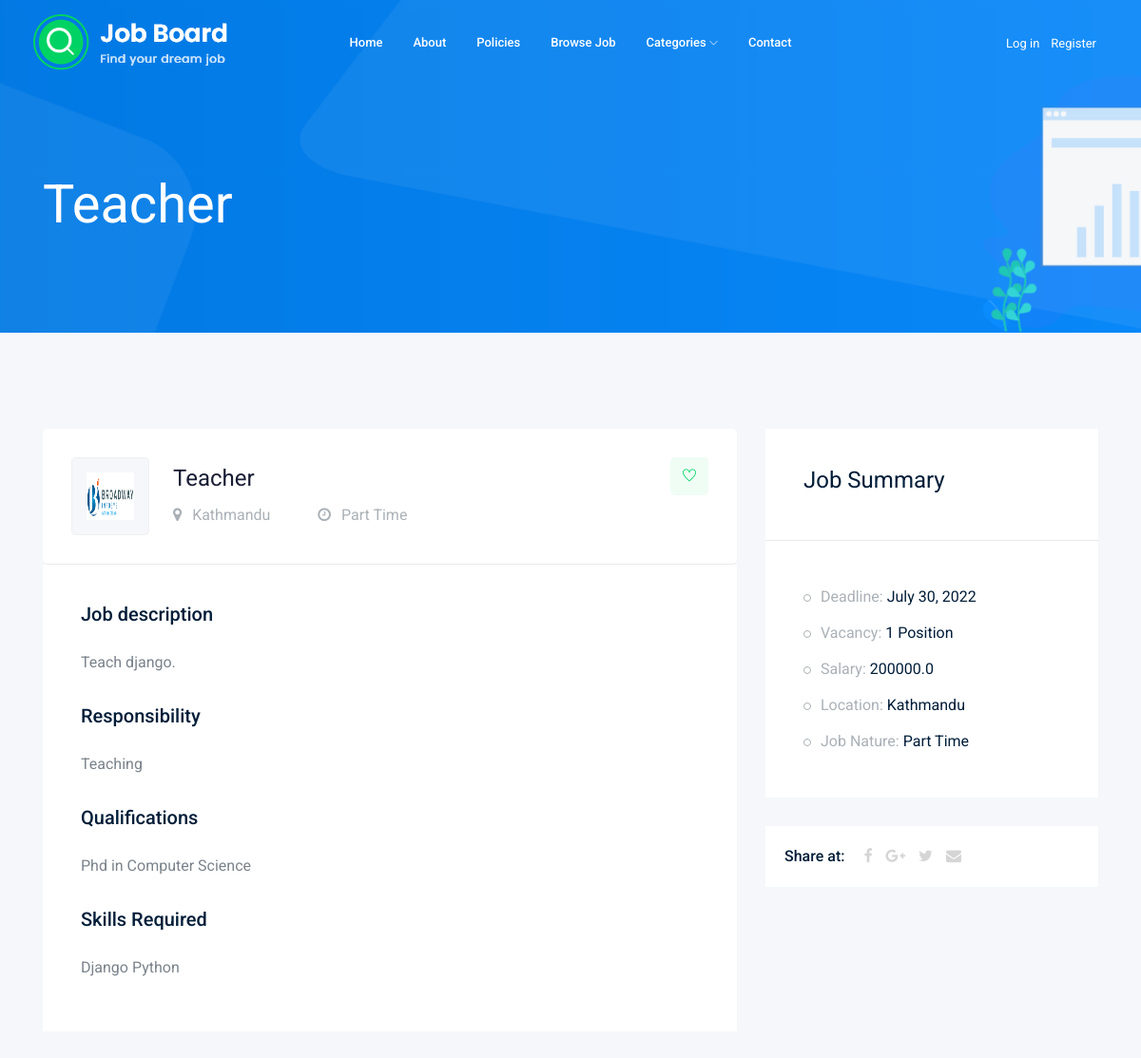
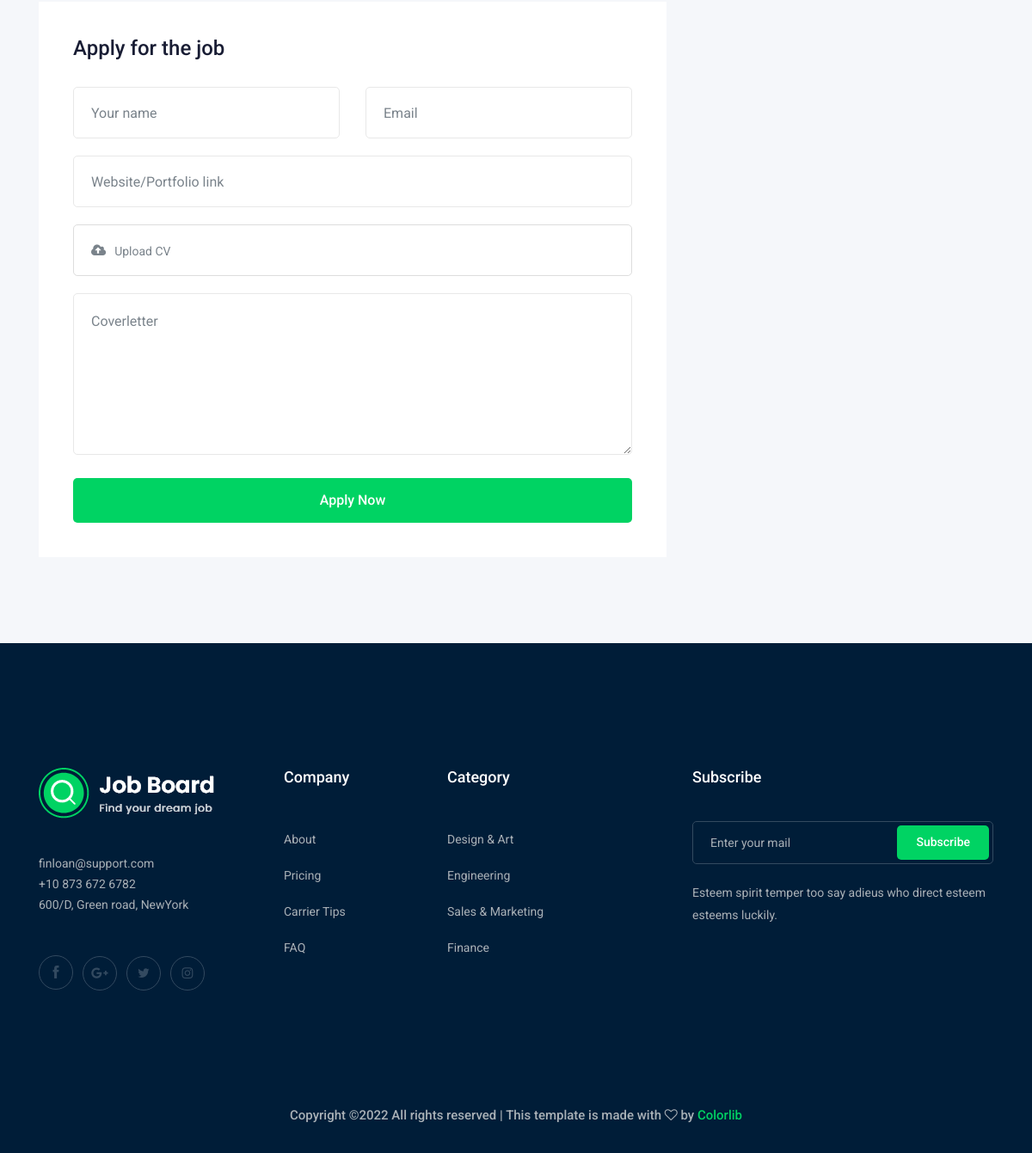
/jobs/single/1, run on the app's committed database (2 pictures, top to bottom).
### jobs/models.py (models this page shows, shortened)
class Job(models.Model):
    title = models.CharField(max_length=255)
    type = models.CharField(max_length=255,
                            choices=[('Full Time', 'Full Time'),
                                     ('Part Time', 'Part Time')])
    category = models.ForeignKey(Category, on_delete=models.CASCADE)
    level = models.CharField(max_length=255)
    description = models.TextField()
    requirement = models.TextField()
    experience = models.TextField()
    skills = models.TextField()
    responsibilities = models.TextField()
    no_of_vacancy = models.IntegerField()
    salary = models.FloatField()
    deadline = models.DateField()
    organization = models.ForeignKey(Organization, on_delete=models.CASCADE)
    status = models.BooleanField(default=True)

### organizations/models.py (models this page shows, shortened)
class Organization(models.Model):
    name = models.CharField(max_length=255)
    estd = models.DateField()
    category = models.ForeignKey(Category, on_delete=models.CASCADE)
    address = models.CharField(max_length=255)
    email = models.CharField(max_length=255)
    phone = models.CharField(max_length=255)
    details = models.TextField()
    status = models.BooleanField(default=True)
    logo = models.ImageField(upload_to='organizations')

### jobs/views.py (the view)
# urls.py: path('single/<id>', views.show_single_job, name='single_job'),
def show_single_job(request, id):
    job = Job.objects.get(id=id)
    return render(request, 'job_details.html', {'job': job})

### organizations/context_processors.py (called while the page is built)
def get_categories(request):
    categories = Category.objects.all()
    return {'categories': categories}

### templates/job_details.html (shortened to what this page needs)
{% extends 'base.html' %}
{% block content %}
<div class="bradcam_area bradcam_bg_1">
    <div class="container">
        <div class="row">
            <div class="col-xl-12">
                <div class="bradcam_text">
                    <h3>{{ job.title }}</h3>
                </div>
            </div>
        </div>
    </div>
</div>
<div class="job_details_area">
    <div class="container">
        <div class="row">
            <div class="col-lg-8">
                <div class="job_details_header">
                    <div class="single_jobs white-bg d-flex justify-content-between">
                        <div class="jobs_left d-flex align-items-center">
                            <div class="thumb">
                                <img src="/media/{{ job.organization.logo }}" alt=""
                                     style="height: 100%; width: 100%;">
                            </div>
                            <div class="jobs_conetent">
                                <a href="#"><h4>{{ job.title }}</h4></a>
                                <div class="links_locat d-flex align-items-center">
                                    <div class="location">
                                        <p><i class="fa fa-map-marker"></i> {{ job.organization.address }}</p>
                                    </div>
                                    <div class="location">
                                        <p><i class="fa fa-clock-o"></i> {{ job.type }}</p>
                                    </div>
                                </div>
                            </div>
                        </div>
                        <div class="jobs_right">
                            <div class="apply_now">
                                <a class="heart_mark" href="#"> <i class="ti-heart"></i> </a>
                            </div>
                        </div>
                    </div>
                </div>
                <div class="descript_wrap white-bg">
                    <div class="single_wrap">
                        <h4>Job description</h4>
                        <p>{{ job.description }}</p>
                    </div>
                    <div class="single_wrap">
                        <h4>Responsibility</h4>
                        <p>{{ job.responsibilities }}</p>
                    </div>
                    <div class="single_wrap">
                        <h4>Qualifications</h4>
                        <p>{{ job.requirement }}</p>
                    </div>
                    <div class="single_wrap">
                        <h4>Skills Required</h4>
                        <p>{{ job.skills }}</p>
                    </div>
                </div>
                <div class="apply_job_form white-bg">
                    <h4>Apply for the job</h4>
                    <form action="#">
                        <div class="row">
                            <div class="col-md-6">
                                <div class="input_field">
                                    <input type="text" placeholder="Your name">
                                </div>
                            </div>
                            <div class="col-md-6">
                                <div class="input_field">
                                    <input type="text" placeholder="Email">
                                </div>
                            </div>
                            <div class="col-md-12">
                                <div class="input_field">
                                    <input type="text" placeholder="Website/Portfolio link">
                                </div>
                            </div>
                            <div class="col-md-12">
                                <div class="input-group">
                                    <div class="input-group-prepend">
                                        <button type="button" id="inputGroupFileAddon03"><i class="fa fa-cloud-upload"
                                                                                            aria-hidden="true"></i>
                                        </button>
                                    </div>
                                    <div class="custom-file">
                                        <label class="custom-file-label" for="inputGroupFile03">Upload CV</label>
                                    </div>
                                </div>
                            </div>
                            <div class="col-md-12">
                                <div class="input_field">
                                    <textarea name="#" id="" cols="30" rows="10" placeholder="Coverletter"></textarea>
                                </div>
                            </div>
                            <div class="col-md-12">
                                <div class="submit_btn">
                                    <button class="boxed-btn3 w-100" type="submit">Apply Now</button>
                                </div>
                            </div>
                        </div>
                    </form>
                </div>
            </div>
            <div class="col-lg-4">
                <div class="job_sumary">
                    <div class="summery_header">
                        <h3>Job Summary</h3>
                    </div>
                    <div class="job_content">
                        <ul>
                            <li>Deadline: <span>{{ job.deadline }}</span></li>
                            <li>Vacancy: <span>{{ job.no_of_vacancy }} Position</span></li>
                            <li>Salary: <span>{{ job.salary }}</span></li>
                            <li>Location: <span>{{ job.organization.address }}</span></li>
                            <li>Job Nature: <span> {{ job.type }}</span></li>
                        </ul>
                    </div>
                </div>
                <div class="share_wrap d-flex">
                    <span>Share at:</span>
                    <ul>
                        <li><a href="#"> <i class="fa fa-facebook"></i></a></li>
                        <li><a href="#"> <i class="fa fa-google-plus"></i></a></li>
                        <li><a href="#"> <i class="fa fa-twitter"></i></a></li>
                        <li><a href="#"> <i class="fa fa-envelope"></i></a></li>
                    </ul>
                </div>
                <div class="job_location_wrap">
                    <div class="job_lok_inner">
                        <div id="map" style="height: 200px;"></div>
                    </div>
                </div>
            </div>
        </div>
    </div>
</div>
{% endblock %}

### data on the page
Job: title "Teacher", organization.logo (picture), organization.address "Kathmandu", type "Part Time", description "Teach django.", responsibilities "Teaching", requirement "Phd in Computer Science", skills "Django Python", deadline "July 30, 2022", no_of_vacancy "1", salary "200000.0"
